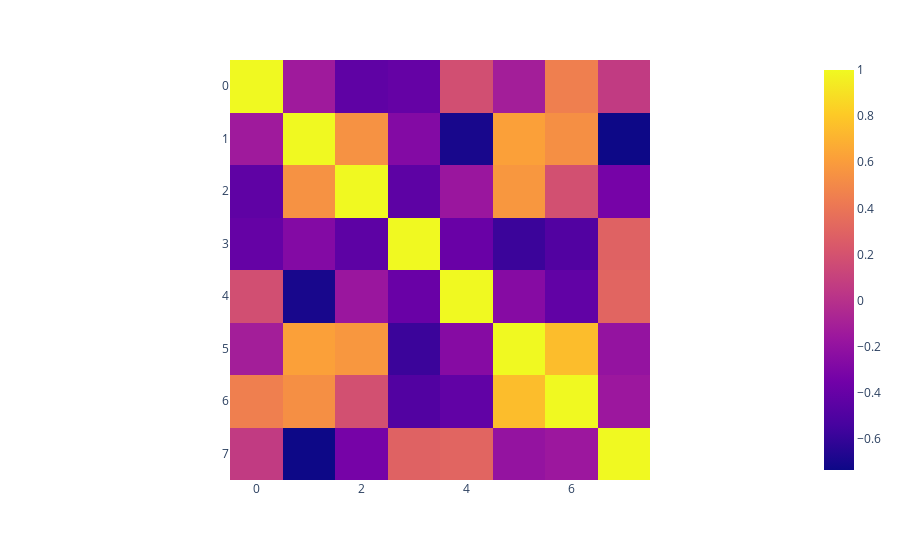

The notebook cell this image was saved under:
### Code cell
overallNoise = np.matmul(temporalNoise, spatialNoise)
px.imshow(np.corrcoef(overallNoise, rowvar = False)[:8, :8])

### Figure 1 — Plotly figure (JSON) as saved in the notebook; plotly's stock layout.template omitted (floating-point values rounded to 4 significant figures)
{"data": [{"coloraxis": "coloraxis", "hovertemplate": "x: %{x}<br>y: %{y}<br>color: %{z}<extra></extra>", "name": "0", "type": "heatmap", "xaxis": "x", "yaxis": "y", "z": [[1, -0.1408, -0.4313, -0.407, 0.1797, -0.1171, 0.4495, 0.06226], [-0.1408, 1.0, 0.5479, -0.2714, -0.6976, 0.6205, 0.5345, -0.7351], [-0.4313, 0.5479, 1, -0.443, -0.166, 0.5758, 0.1853, -0.3326], [-0.407, -0.2714, -0.443, 1, -0.3891, -0.5787, -0.4915, 0.29], [0.1797, -0.6976, -0.166, -0.3891, 1, -0.2586, -0.4242, 0.3106], [-0.1171, 0.6205, 0.5758, -0.5787, -0.2586, 1.0, 0.7479, -0.1915], [0.4495, 0.5345, 0.1853, -0.4915, -0.4242, 0.7479, 1, -0.1587], [0.06226, -0.7351, -0.3326, 0.29, 0.3106, -0.1915, -0.1587, 1]]}], "layout": {"coloraxis": {"colorscale": [[0, "#0d0887"], [0.1111, "#46039f"], [0.2222, "#7201a8"], [0.3333, "#9c179e"], [0.4444, "#bd3786"], [0.5556, "#d8576b"], [0.6667, "#ed7953"], [0.7778, "#fb9f3a"], [0.8889, "#fdca26"], [1, "#f0f921"]]}, "margin": {"t": 60}, "xaxis": {"anchor": "y", "constrain": "domain", "domain": [0, 1], "scaleanchor": "y"}, "yaxis": {"anchor": "x", "autorange": "reversed", "constrain": "domain", "domain": [0, 1]}}}
